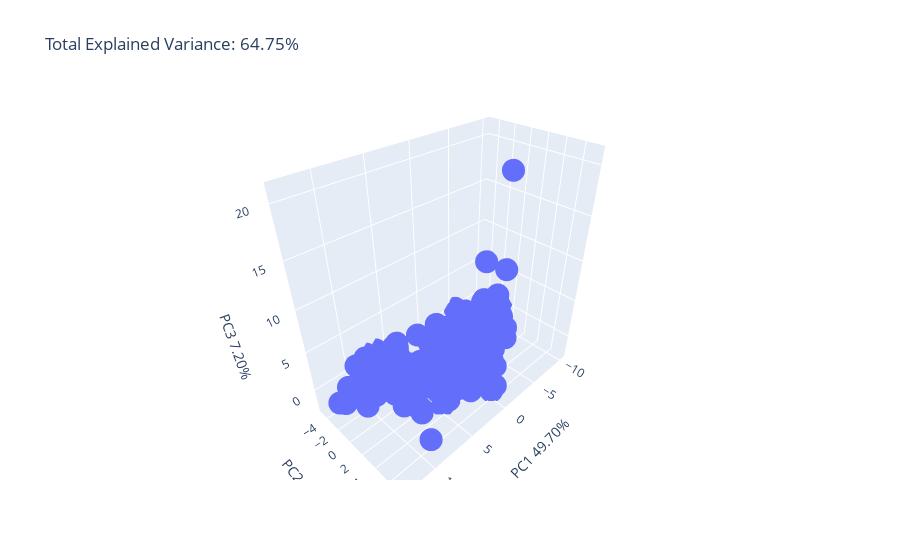

Source (notebook cell):
### Markdown cell above
### Outliers are a big problem as it can be seen from the graph

### Code cell
l_dict = {}
for i in range(len(percentage_list)):
    l_dict[str(i)] = 'PC'+str(i+1)+' '+str(percentage_list[i])+'%'

print(l_dict)

fig = px.scatter_3d(
    pComponents_imputed, x=0, y=1, z=2,
    title=f'Total Explained Variance: {total_explained_percentage:.2f}%',
    labels=l_dict
)

fig.show()

### Figure 1 — Plotly figure (JSON) as saved in the notebook; plotly's stock layout.template omitted (floating-point values rounded to 4 significant figures; data arrays with more than 128 entries replaced by an {"elided": "..."} marker saying what was removed)
{"data": [{"hovertemplate": "PC1 49.70%=%{x}<br>PC2 7.85%=%{y}<br>PC3 7.20%=%{z}<extra></extra>", "legendgroup": "", "marker": {"color": "#636efa", "symbol": "circle"}, "mode": "markers", "name": "", "scene": "scene", "showlegend": false, "type": "scatter3d", "x": {"elided": "195 float values"}, "y": {"elided": "195 float values"}, "z": {"elided": "195 float values"}}], "layout": {"legend": {"tracegroupgap": 0}, "scene": {"domain": {"x": [0, 1], "y": [0, 1]}, "xaxis": {"title": {"text": "PC1 49.70%"}}, "yaxis": {"title": {"text": "PC2 7.85%"}}, "zaxis": {"title": {"text": "PC3 7.20%"}}}, "title": {"text": "Total Explained Variance: 64.75%"}}}
